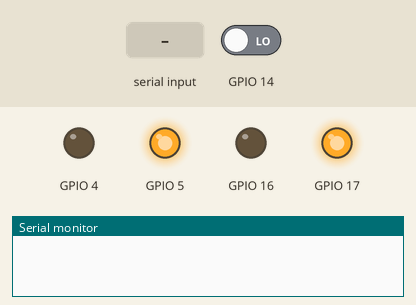
Simulated run of this sketch. Board: ESP32. Shown: output pins drawn as LEDs (lit = HIGH), the last lines printed to the serial monitor. Inputs (shaded band) come from the test bench; at power-on: GPIO 14 LOW.

Above: at 1.2 s.
1.3 s: "$MOTOR,45\n" received over Serial
At 2.8 s:
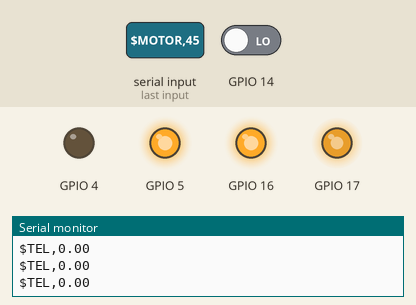
4.3 s: "$MOTOR\n" received over Serial
At 5.7 s:
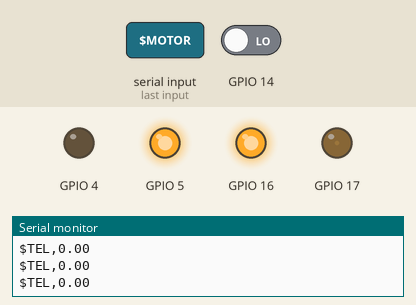
Timing chart, 0 to 7.3 s (numbered marks = the images above; inputs shaded):
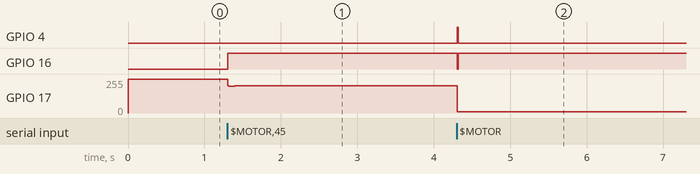

The sketch:

main.ino
```cpp
#include "Motor.h"
#include "PID.h"
#include "Encoder.h"

// Object Instances
Motor motor(
  17, // PWM Pin
  4,  // IN1 Pin
  16, // IN2 Pin
  5   // STBY Pin
);

PID pid(
  4.5,    // Kp
  0.008,  // Kd
  0.001   // Ki
);

Encoder encoder(
  14, // A Pin
  27, // B Pin
  495 // PPR (Pulses Per Revolution)
);

String cmd;

void setup(){
  Serial.begin(115200);
  encoder.begin();
  motor.start();
  motor.setSpeed(255);
}

void loop(){
  if (Serial.available()){
    // Read command
    cmd = Serial.readStringUntil('\n');
    cmd.trim();
  }

  processCommand(cmd);
  delay(10);
}

void processCommand(String cmd){
  if (!cmd.startsWith("$"))
    return;

  if (cmd.startsWith("$PID")){
    parsePID(cmd);
  }

  else if (cmd.startsWith("$MOTOR")){
    parseMotor(cmd);
  }
}

void parsePID(String cmd){
  int i1 = cmd.indexOf(',');

  if (i1 == -1)
    return;

  String parameter = cmd.substring(i1 + 1);
  parameter.trim();

  // $PID,REQUEST
  if (parameter == "REQUEST"){
    Serial.print("$PID,");
    Serial.print(pid.getKp());
    Serial.print(",");
    Serial.print(pid.getKi());
    Serial.print(",");
    Serial.println(pid.getKd());

    return;
  }

  // $PID,kp,ki,kd
  int i2 = cmd.indexOf(',', i1 + 1);
  int i3 = cmd.indexOf(',', i2 + 1);

  if (i2 == -1 || i3 == -1)
    return;

  float kp = cmd.substring(i1 + 1, i2).toFloat();
  float ki = cmd.substring(i2 + 1, i3).toFloat();
  float kd = cmd.substring(i3 + 1).toFloat();

  pid.setTunnings(kp, ki, kd);

  // Confirm new parameters
  Serial.print("$PID,");
  Serial.print(pid.getKp());
  Serial.print(",");
  Serial.print(pid.getKi());
  Serial.print(",");
  Serial.println(pid.getKd());
}

void parseMotor(String cmd){
  int comma = cmd.indexOf(',');

  String value = cmd.substring(comma + 1);

  if (value == "STOP"){
    motor.stop();
  }

  else{
    int targetAngle = value.toInt();
    executePidCommand(targetAngle);
  }
}

void executePidCommand(int target){
  uint8_t min_speed = 10;

  target = constrain(target, -360, 360);

  // Read current position
  float position = encoder.getDegrees();

  // Calculate PID output
  float out   = pid.compute(target, position);
  uint8_t pwr = fabs(out);

  // Minimum motor speed
  motor.start();
  if (pwr < min_speed){
    pwr = min_speed;
  }
  motor.setSpeed(pwr);

  // Motor direction
  if (out < 0){
    motor.clockwise();
  }

  else{
    motor.counterClockwise();
  }

  // Send current position
  Serial.print("$TEL,");
  Serial.println(position);
}
```

Encoder.cpp
```cpp
#include "Encoder.h"

Encoder* Encoder::instance_ = nullptr;

Encoder::Encoder(uint8_t pinA, uint8_t pinB, int pulses_per_revolution){
  pinA_ = pinA;
  pinB_ = pinB;

  pulses_per_revolution_ = pulses_per_revolution;
  pulses_ = 0;
}

void Encoder::begin(){
  pinMode(pinA_, INPUT);
  pinMode(pinB_, INPUT);

  instance_ = this;

  attachInterrupt(digitalPinToInterrupt(pinA_), encoderISR, RISING);
}

long Encoder::getPulses(){
  return pulses_;
}

float Encoder::getDegrees(){
  return ((float)pulses_ * 360.0) / pulses_per_revolution_;
}

void Encoder::reset(){
  pulses_ = 0;
}

void IRAM_ATTR Encoder::encoderISR(){
  int b = digitalRead(instance_->pinB_);

  if(b>0){
    instance_->pulses_++;
  }

  else{
    instance_->pulses_--;
  }
}
```

Encoder.h
```cpp
#ifndef ENCODER_H
#define ENCODER_h

#include <Arduino.h>

class Encoder{
  // Attributes
  private:
    uint8_t pinA_;
    uint8_t pinB_;

    int pulses_per_revolution_;

    volatile long pulses_;

    static void IRAM_ATTR encoderISR();

    static Encoder* instance_;

  // Methods
  public:
    Encoder(uint8_t pinA, uint8_t pinB, int pulses_per_revolution);

    void begin();

    long getPulses();

    float getDegrees();

    void reset();
};

#endif
```

Motor.cpp
```cpp
#include "Motor.h"

Motor::Motor(uint8_t pwm_pin, uint8_t in1_pin, uint8_t in2_pin, uint8_t standby_pin){
  pwm_pin_      = pwm_pin;
  in1_pin_      = in1_pin;
  in2_pin_      = in2_pin;
  standby_pin_  = standby_pin;
  current_pwm_  = "0";
  setup();
}

void Motor::setup(){
  pinMode(pwm_pin_,     OUTPUT);
  pinMode(in1_pin_,     OUTPUT);
  pinMode(in2_pin_,     OUTPUT);
  pinMode(standby_pin_, OUTPUT);
}

void Motor::start(){
  digitalWrite(standby_pin_, HIGH);
}

void Motor::stop(){
  digitalWrite(standby_pin_, LOW);
}

void Motor::setSpeed(int pwm){
  // Limit the PWM value between 0 and 255
  pwm = constrain(pwm, 0, 255);
  current_pwm_ = String(pwm);
  analogWrite(pwm_pin_, pwm);
}

void Motor::clockwise(){
  digitalWrite(in1_pin_, HIGH);
  digitalWrite(in2_pin_, LOW);
}

void Motor::counterClockwise(){
  digitalWrite(in1_pin_, LOW);
  digitalWrite(in2_pin_, HIGH);
}
```

Motor.h
```cpp
#ifndef MOTOR_H
#define MOTOR_H

#include <Arduino.h>

class Motor{
  // Attributes
  private:
    uint8_t   pwm_pin_;
    uint8_t   in1_pin_;
    uint8_t   in2_pin_;
    uint8_t   standby_pin_;
    String    current_pwm_;

  // Methods
  public:
    Motor(uint8_t, uint8_t, uint8_t, uint8_t);

    void setup();

    void start();

    void stop();

    void setSpeed(int pwm);

    void clockwise();

    void counterClockwise();
};

#endif
```

PID.cpp
```cpp
#include "PID.h"

PID::PID(float kp, float ki, float kd){
  kp_ = kp;
  ki_ = ki;
  kd_ = kd;

  previous_error_ = 0;
  integral_       = 0;
  previous_time_  = micros();
  min_output_     = -255;
  max_output_     = 255;
}

void PID::setTunnings(float kp, float ki, float kd){
  kp_ = kp;
  ki_ = ki;
  kd_ = kd;
}

float PID::compute(float setPoint, float measurement){
  unsigned long currentTime = micros();

  float deltaTime = (float)(currentTime - previous_time_) / 1000000.0;

  previous_time_ = currentTime;

  if(deltaTime <= 0)
    return 0;

  // Error
  float error = setPoint - measurement;

  // Integral
  integral_ += error * deltaTime;

  // Derivate
  float derivative = (error - previous_error_) / deltaTime;

  // PID
  float output =
      (kp_ * error) +
      (ki_ * integral_) +
      (kd_ * derivative);

  // Store error
  previous_error_ = error;

  // Limit output
  if(output > max_output_)
    output = max_output_;

  if(output < min_output_)
    output = min_output_;

  return output;
}

void PID::reset(){
    previous_error_ = 0;

    integral_ = 0;

    previous_time_ = micros();
}

void PID::setOutputLimits(float minOutput, float maxOutput){
    min_output_ = minOutput;
    max_output_ = maxOutput;
}

float PID::getKp(){
  return kp_;
}

float PID::getKi(){
  return ki_;
}

float PID::getKd(){
  return kd_;
}
```

PID.h
```cpp
#ifndef PID_H
#define PID_H

#include <Arduino.h>

class PID{
  // Attributes
  private:
    float kp_;
    float ki_;
    float kd_;

    float previous_error_;

    float integral_;

    unsigned long previous_time_;

    float min_output_;
    float max_output_;

  // Methods
  public:
    PID(float, float, float);

    void setTunnings(float kp, float ki, float kd);

    float compute(float setPoint, float measurement);

    void reset();

    void setOutputLimits(float minOutput, float maxOutput);

    float getKp();

    float getKd();

    float getKi();

};

#endif
```

Measured:
- after the input at 1.3 s, GPIO 16: LOW → HIGH at once; GPIO 17: 255/255 → 202/255 at once, → 203/255 0.09 s later, → 204/255 2.8 s later
- after the input at 4.3 s, GPIO 4: LOW → HIGH at once, → LOW 0.01 s later; GPIO 16: HIGH → LOW at once, → HIGH 0.01 s later
